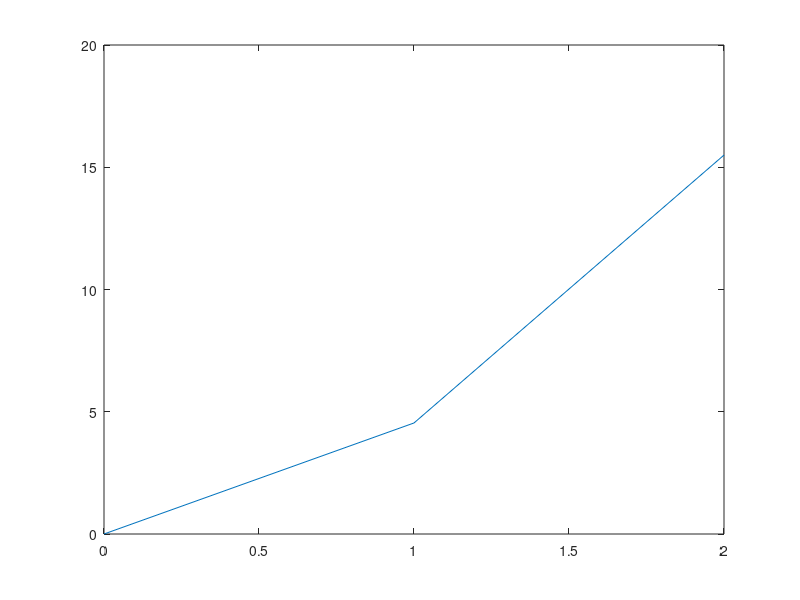

Recreate this plot in MATLAB.
%ME303 FINAL EXAM  04.01.2021
%QUESTION 1
%SOLVING DIFFERENTIAL EQUATIONS


%NOTE: I used this code to check my calculations in Question 1.

clear all
close all
clc

k=2;
m=4;
c=0.4;
t=0:2;
h=1;

d_y=@(z) z;
d_z=@(y,z) 9.81-k/m*y-c/m*z;

y=zeros(1,3);
z=zeros(1,3);

y(1)=0;
z(1)=0;

for i=1:2
    display('for i')  %to make distinction between i=1 and i=2
    
    y1=d_y( z(i) )  %I didn't put any ; to compare my results
    z1=d_z( y(i),z(i) )
    
    y2=d_y( z(i)+h/2*z1 )
    z2=d_z( y(i)+h/2*y1, z(i)+h/2*z1 )
    
    y3=d_y( z(i)+h/2*z2 )
    z3=d_z( y(i)+h/2*y2, z(i)+h/2*z2 )
    
    y4=d_y( z(i)+h*z3 )
    z4=d_z( y(i)+h*y3, z(i)+h*z3 )
    
    y(i+1)=y(i)+h/6*(y1+2*y2+2*y3+y4);
    z(i+1)=z(i)+h/6*(z1+2*z2+2*z3+z4);
end
y  %to check y and z values at the end
z
plot(t,y)  %this is not really necesssary
    
    
    
    

